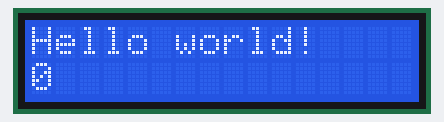
Simulated run of this sketch. Board: Arduino Uno, built with avr-gcc and run on an emulated ATmega328P. On the bench: 16×2 character LCD.

Above: at 0.1 s.
At 4.1 s:
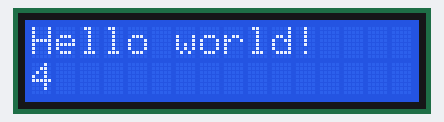
At 9.1 s:
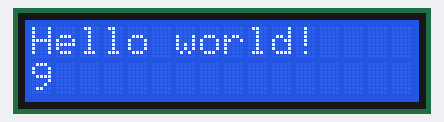
At 19.1 s:
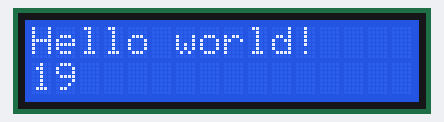
At 29.1 s:
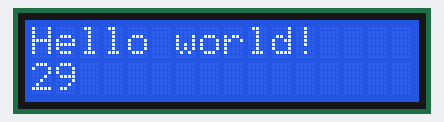
At 39.1 s:
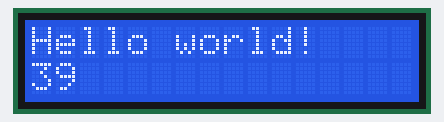

Measured:
- what the display in image 1 shows lasts 1.0 s, from 4.0 s to 5.0 s

The sketch:

HelloLCD.ino
```cpp
#include <LiquidCrystal.h>

LiquidCrystal lcd(7, 8, 9, 10, 11, 12); // Those are the pins for RS, EN, DB4, DB5, DB6, DB7

void setup(){
	lcd.begin(16, 2);	//16 collumns, and 2 rows
}

void loop(){
	lcd.setCursor(0,0);
	lcd.print("Hello world!"); //prints Hello World
	lcd.setCursor(0,1); //Goes to the second row
	lcd.print(millis() / 1000); //prints the number of seconds
}
```
